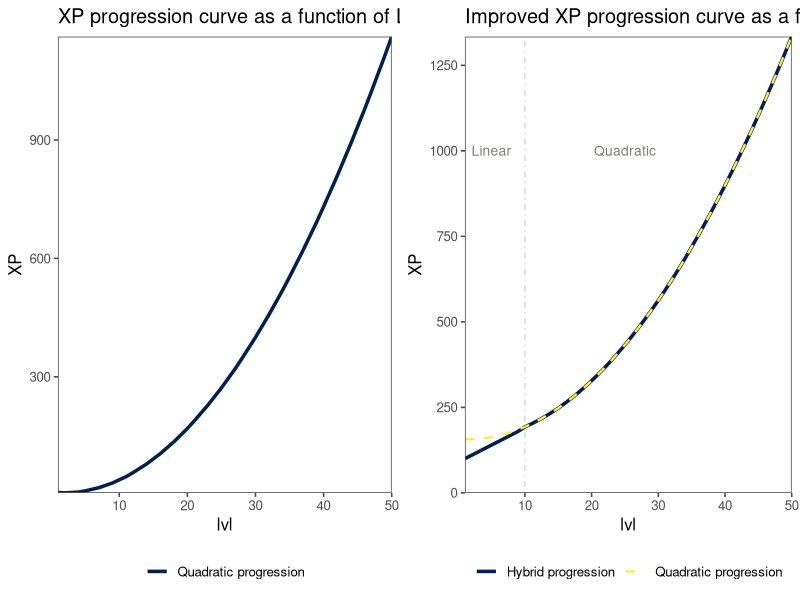

Write R code to recreate this figure.
library(ggplot2)
library(ggthemes)
library(scales)
library(gridExtra)

# 1. Current curve --------------------------------------------------------


# Define data
lvl <- 1:50
xp_quadratic <- ceiling(0.50025 * lvl^2 - 1.94125 * lvl + 7.7007)

data <- data.frame(
  lvl = lvl,
  XP_Quadratic = xp_quadratic
)

# Create plot
plot1 <- ggplot(data, aes(x = lvl)) +
  geom_line(aes(y = XP_Quadratic, color = "Quadratic progression"), linewidth = 1.2) +
  
  labs(
    title = "XP progression curve as a function of Level (lvl)",
    x = "lvl",
    y = "XP",
    color = "Legend",
    fill = "Legend"
  ) +
  
  coord_cartesian(xlim = c(1,50)) +
  scale_x_continuous(limits = c(1, 50), expand = c(0, 0)) +
  scale_y_continuous(expand = c(0, 0)) + 
  
  theme(legend.position = "bottom" ) +
  scale_color_viridis_d(option = "cividis") +
  
  theme_few() +
  theme(legend.position = "bottom", legend.title = element_blank() )




# 2. Improved suggestion --------------------------------------------------

# Suggestion 1: hybrid function

# Define data
lvl <- 1:50
xp_quadratic <- ceiling(0.50025 * lvl^2 - 1.5 * lvl + 7.7007) + 150
xp_linear <- lvl * 10 + 90
xp_hybrid <- ifelse(lvl < 10, xp_linear, xp_quadratic)

data <- data.frame(
  lvl = lvl,
  XP_Hybrid = xp_hybrid,
  XP_Quadratic = xp_quadratic,
  XP_Linear = xp_linear
)

# Create plot
plot2 <- ggplot(data, aes(x = lvl)) +
  geom_line(aes(y = XP_Hybrid, color = "Hybrid progression"), linewidth = 1.2) +
  geom_line(aes(y = XP_Quadratic, color = "Quadratic progression"), linewidth = 0.8, linetype = 2) +
  
  geom_vline(xintercept = 10, color = viridis::viridis(3, option = "cividis")[2], linetype = 4, alpha = 0.3) +
  
  annotate("text", x = 5, y = 1000, label = "Linear", hjust = 0.5, size = 3.5, color = viridis::viridis(3, option = "cividis")[2] ) +
  annotate("text", x = 25, y = 1000, label = "Quadratic", hjust = 0.5, size = 3.5, color = viridis::viridis(3, option = "cividis")[2] )+
  
  labs(
    title = "Improved XP progression curve as a function of Level (lvl)",
    x = "lvl",
    y = "XP",
    color = "Legend",
    fill = "Legend"
  ) +
  
  coord_cartesian(xlim = c(1,50), ylim = c(0, xp_hybrid[50]) ) +
  scale_x_continuous(limits = c(1, 50), expand = c(0, 0)) +
  scale_y_continuous(expand = c(0, 0)) + 
  scale_color_viridis_d(option = "cividis") +
  
  theme_few() +
  theme(legend.position = "bottom", legend.title = element_blank() )



# 3. Plot both ------------------------------------------------------------

xp_plots <- grid.arrange(plot1, plot2, ncol = 2)
ggsave("XP_curves.png", plot = xp_plots, width = 12, height = 5, dpi = 300, units = "in")

